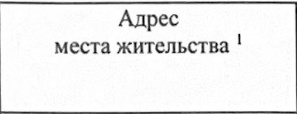
#> input picture process_steps/table_data/cell_0_3.jpg, 297 x 114 px
$ python -i table_detection.py   (imports and definitions only)
#> lines starting #> are read from the running program, lines starting #| are printed output that depends on the picture; after the words box and inside, x2 and y2 are one past the last pixel; in counts of white or black regions, pixels touching at a corner belong together
#> further down, picture is the input picture: shape (114, 297); min 0, max 255, mean 236.8
import cv2

import numpy as np


class TableDetector:
    """
        A class for detecting and extracting the table region from an image.

        This class uses thresholding and contour detection to identify table-like regions
        in an image and extract them.

        Attributes:
        -----------
        cv_thresh : int
            The threshold value for binary thresholding in the table detection process.
        cv_max_val : int
            The maximum value to use in the binary thresholding operation.

        Methods:
        --------
        crop_table_from_image(grey: np.ndarray, x_low: float, x_up: float, y_low: float, y_up: float):
            Detects and extracts the table region from a grayscale image.
    """
    def __init__(self,
                 cv_thresh: int = 190,
                 cv_max_val: int = 255):
        """
            Initializes the TableDetector with specific parameters for binary thresholding.

            Parameters:
            -----------
            cv_thresh : int, optional
                The threshold value for binary thresholding in the table detection process (default is 190).
            cv_max_val : int, optional
                The maximum value for binary thresholding (default is 255).
        """
        self.cv_thresh = cv_thresh
        self.cv_max_val = cv_max_val

    def crop_table_from_image(self,
                              grey: np.ndarray,
                              x_low: float = 0.6,
                              x_up: float = 0.99,
                              y_low: float = 0.4,
                              y_up: float = 0.9):
        """
            Detects and extracts the table region from a grayscale image based on specified parameters.

            The method applies binary thresholding and contour detection to identify rectangular regions
            resembling a table. It then selects the largest such region based on area.

            Parameters:
            -----------
            grey : np.ndarray
                The grayscale image from which the table region is to be extracted.
            x_low : float, optional
                The lower bound for the width ratio of detected rectangles (default is 0.6).
            x_up : float, optional
                The upper bound for the width ratio of detected rectangles (default is 0.99).
            y_low : float, optional
                The lower bound for the height ratio of detected rectangles (default is 0.4).
            y_up : float, optional
                The upper bound for the height ratio of detected rectangles (default is 0.9).

            Returns:
            --------
            Tuple[np.ndarray, dict]
                A tuple containing the cropped table image and the coordinates of the table region.
        """
#> called with x_low = 0.6, x_up = 0.99, y_low = 0.4, y_up = 0.9
        image_height, image_width = grey.shape[:2]
#> image_height = 114; image_width = 297
        ret, thresh_value = cv2.threshold(grey, self.cv_thresh, self.cv_max_val, cv2.THRESH_BINARY_INV)
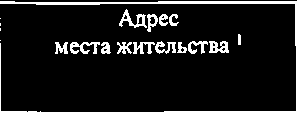
#> thresh_value: shape (114, 297); 10% white; 19 white regions (4 under 20 px)
#> ret = 190
        contours, hierarchy = cv2.findContours(thresh_value, cv2.RETR_TREE, cv2.CHAIN_APPROX_SIMPLE)
#> contours = 31 contours, 15 with area under 20; largest, box (x1, y1, x2, y2) and area: (0, 1, 297, 114) 1022, (119, 9, 147, 28) 172, (209, 41, 229, 53) 152, (70, 42, 100, 54) 128, (147, 14, 158, 32) 104
        rects_coords = []
        for contour in contours:
            x, y, w, h = cv2.boundingRect(contour)
            delta_x = w / image_width
            delta_y = h / image_height
            area = cv2.contourArea(contour)
            if (x_low <= delta_x <= x_up) and (y_low <= delta_y <= y_up):
                table_coords = {
                    'x': x,
                    'y': y,
                    'w': w,
                    'h': h,
                    'area': cv2.contourArea(contour)
                }
                rects_coords.append(table_coords)
#> this loop made 31 passes
#> (x, y, w, h, delta_x, delta_y, area) on passes 1, 3, 4, 5, 7, 9, 10, 15, 16, 23, 24, 26: (177, 42, 10, 11, 0.0337, 0.0965, 51), (133, 42, 22, 12, 0.0741, 0.105, 93.5), (117, 42, 15, 12, 0.0505, 0.105, 66.5), (101, 42, 10, 12, 0.0337, 0.105, 68), (70, 42, 30, 12, 0.101, 0.105, 128), (55, 42, 13, 12, 0.0438, 0.105, 67), (209, 41, 20, 12, 0.0673, 0.105, 152), (188, 41, 20, 13, 0.0673, 0.114, 85.5), (155, 41, 21, 13, 0.0707, 0.114, 95.5), (169, 14, 10, 12, 0.0337, 0.105, 41), (159, 14, 9, 12, 0.0303, 0.105, 53.5), (147, 14, 11, 18, 0.037, 0.158, 104.5)
#> after the loop, rects_coords = []
#> (the run stopped early here; a loop or call above may not have finished)

$ run again, on process_steps/table_data/cell_0_5.jpg
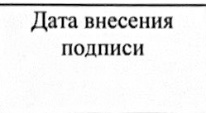
#> input picture process_steps/table_data/cell_0_5.jpg, 206 x 113 px
#> picture is the input picture: shape (113, 206); min 0, max 255, mean 236.5
#> in crop_table_from_image, `ret, thresh_value = cv2.threshold(grey, self.cv_thresh, self.cv_max_va..`:
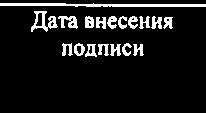
#> thresh_value: shape (113, 206); 9.5% white; 18 white regions
#> ret = 190
#> contours = 30 contours, 9 with area under 20; largest, box (x1, y1, x2, y2) and area: (0, 3, 206, 7) 390, (31, 11, 58, 32) 252, (58, 16, 78, 29) 118, (74, 43, 85, 56) 93, (85, 44, 97, 57) 82
#> the loop in crop_table_from_image, `for contour in contours:` made 30 passes
#> (x, y, w, h, delta_x, delta_y, area) on passes 1 to 8: (133, 44, 11, 12, 0.0534, 0.106, 54.5), (110, 44, 11, 12, 0.0534, 0.106, 56.5), (98, 44, 11, 12, 0.0534, 0.106, 52.5), (85, 44, 12, 13, 0.0583, 0.115, 82.5), (88, 45, 5, 10, 0.0243, 0.0885, 26.5), (122, 43, 10, 13, 0.0485, 0.115, 45.5), (74, 43, 11, 13, 0.0534, 0.115, 93), (76, 45, 6, 10, 0.0291, 0.0885, 36.5)
#> after the loop in crop_table_from_image, `for contour in contours:`: rects_coords = []

$ run again, on process_steps/table_data/cell_0_6.jpg
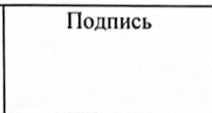
#> input picture process_steps/table_data/cell_0_6.jpg, 212 x 113 px
#> picture is the input picture: shape (113, 212); min 0, max 255, mean 242.2
#> in crop_table_from_image, `ret, thresh_value = cv2.threshold(grey, self.cv_thresh, self.cv_max_va..`:
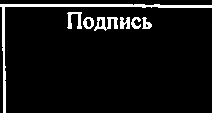
#> thresh_value: shape (113, 212); 6.5% white; 7 white regions
#> ret = 190
#> contours = 10 contours, 1 with area under 20; largest, box (x1, y1, x2, y2) and area: (0, 4, 212, 113) 612, (94, 17, 118, 31) 146, (83, 17, 94, 29) 90, (67, 12, 82, 29) 88, (120, 17, 130, 29) 61
#> the loop in crop_table_from_image, `for contour in contours:` made 10 passes
#> (x, y, w, h, delta_x, delta_y, area) on passes 1, 3, 4, 5, 6, 7, 8, 9: (142, 17, 10, 12, 0.0472, 0.106, 57), (131, 17, 10, 12, 0.0472, 0.106, 46.5), (120, 17, 10, 12, 0.0472, 0.106, 61), (94, 17, 24, 14, 0.113, 0.124, 145.5), (98, 18, 5, 10, 0.0236, 0.0885, 28.5), (83, 17, 11, 12, 0.0519, 0.106, 90.5), (85, 18, 7, 10, 0.033, 0.0885, 38.5), (67, 12, 15, 17, 0.0708, 0.15, 88.5)
#> after the loop in crop_table_from_image, `for contour in contours:`: rects_coords = []

$ run again, on process_steps/table_data/cell_1_3.jpg
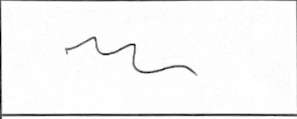
#> input picture process_steps/table_data/cell_1_3.jpg, 297 x 119 px
#> picture is the input picture: shape (119, 297); min 2, max 255, mean 245.1
#> in crop_table_from_image, `ret, thresh_value = cv2.threshold(grey, self.cv_thresh, self.cv_max_va..`:
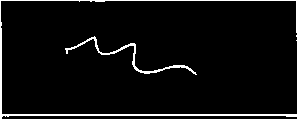
#> thresh_value: shape (119, 297); 4.5% white in thin lines or dots
#> ret = 190
#> contours = 4 contours, 2 with area under 20; largest, box (x1, y1, x2, y2) and area: (0, 0, 297, 119) 420, (65, 36, 197, 75) 248
#> the loop in crop_table_from_image, `for contour in contours:` made 4 passes
#> (x, y, w, h, delta_x, delta_y, area) on passes 2, 4: (65, 36, 132, 39, 0.444, 0.328, 247.5), (0, 0, 297, 119, 1, 1, 419.5)
#> after the loop in crop_table_from_image, `for contour in contours:`: rects_coords = []
